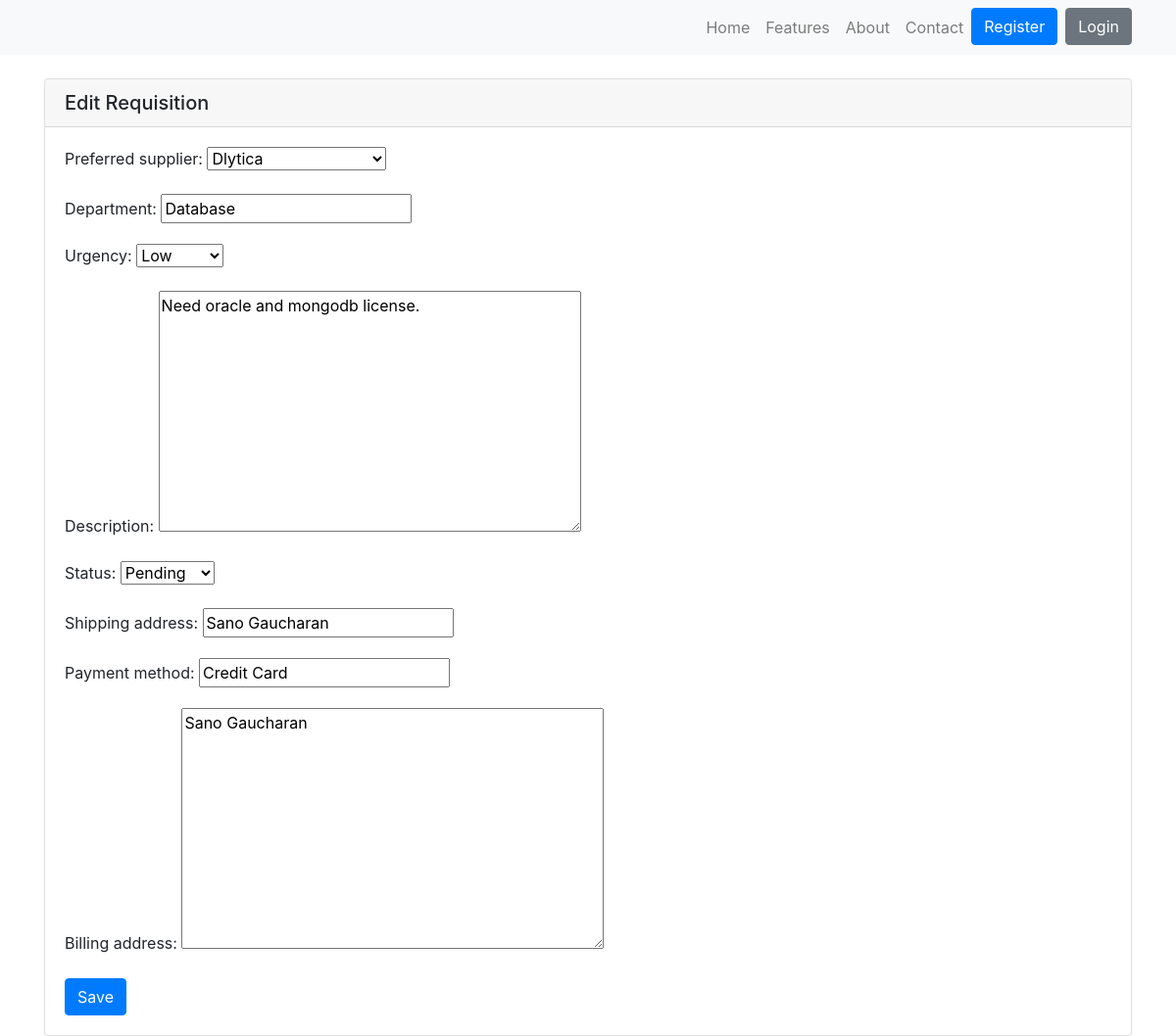
The page /requisitions/10/edit/ on the database as committed earlier.
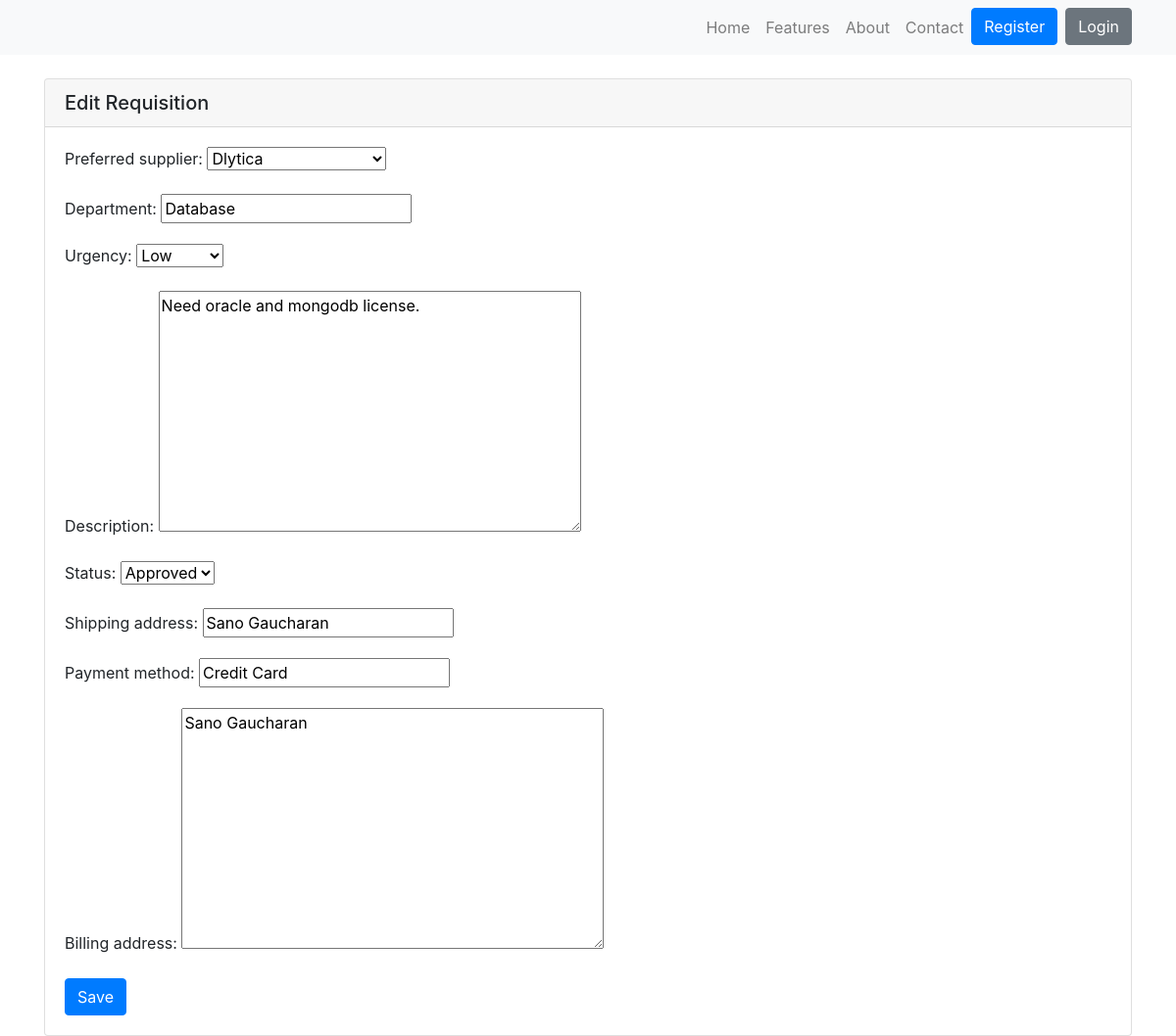
The same page on the database as committed later.
### p2p_app/models.py (models this page shows, shortened)
class Requisition(models.Model):
    preferred_supplier = models.ForeignKey(Supplier, on_delete=models.CASCADE, default=1)
    department = models.CharField(max_length=100, null=True)
    urgency = models.CharField(max_length=20, choices=[('Low', 'Low'), ('Medium', 'Medium'), ('High', 'High')], null=True)
    description = models.TextField()
    status = models.CharField(max_length=20, choices=[('Pending', 'Pending'), ('Approved', 'Approved'), ('Rejected', 'Rejected')])
    created_at = models.DateTimeField(auto_now_add=True)
    issued_date = models.DateField(auto_now=True)
    updated_at = models.DateTimeField(auto_now=True)
    shipping_address = models.CharField(max_length=255, default='')
    payment_method = models.CharField(max_length=50, default='e.g.Cash')
    billing_address = models.TextField(default='')

### p2p_app/views.py (the view)
# urls.py: path('requisitions/<int:pk>/edit/', views.edit_requisition, name='edit_requisition'),
def edit_requisition(request, pk):
    requisition = get_object_or_404(Requisition, pk=pk)
    if request.method == 'POST':
        form = RequisitionForm(request.POST, instance=requisition)
        if form.is_valid():
            form.save()
            return redirect('requisition_detail', pk=pk)
    else:
        form = RequisitionForm(instance=requisition)
    return render(request, 'requisition/edit_requisition.html', {'form': form})

### p2p_app/forms.py
class RequisitionForm(forms.ModelForm):
    class Meta:
        model = Requisition
        fields = '__all__'

### p2p_app/models.py (called while the page is built)
    def __str__(self):
        return self.name

### p2p_app/templates/requisition/edit_requisition.html (shortened to what this page needs)
<!DOCTYPE html>
<html>
<head>
</head>
<body>
    <div>{% include 'navbar.html' %}</div>
    <div class="container mt-4">
        <div class="card">
            <h5 class="card-header">Edit Requisition</h5>
            <div class="card-body">
                <form method="post">
                    {{ form.as_p }}
                    <button type="submit" class="btn btn-primary">Save</button>
                </form>
            </div>
        </div>
    </div>
</body>
</html>

Rows that differ between the two databases and show on the page:
changed Requisition "Dlytica": status "Pending" → "Approved"
